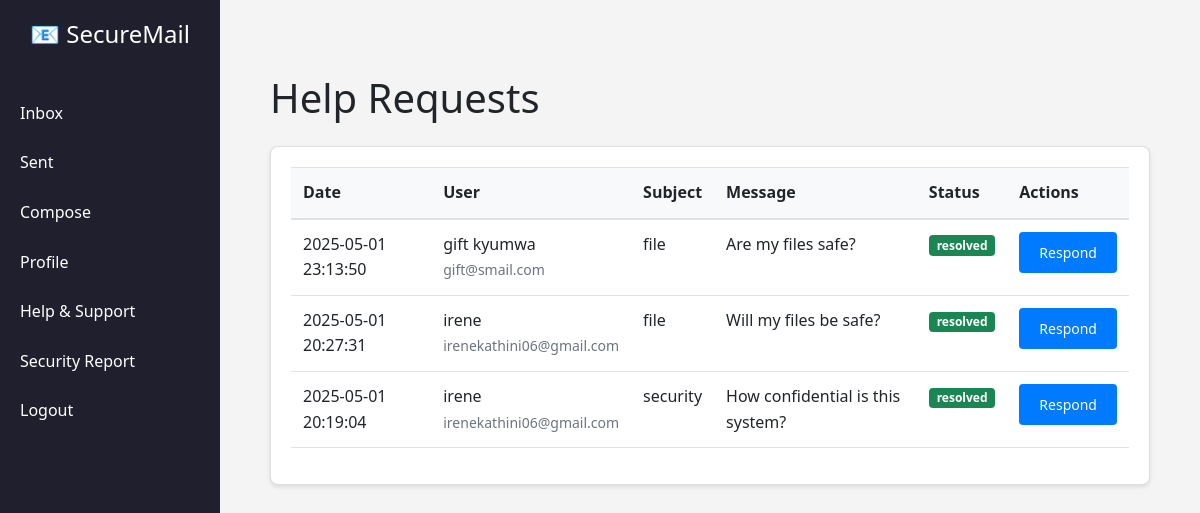
The app's page /admin/help_requests (signed in), older data.
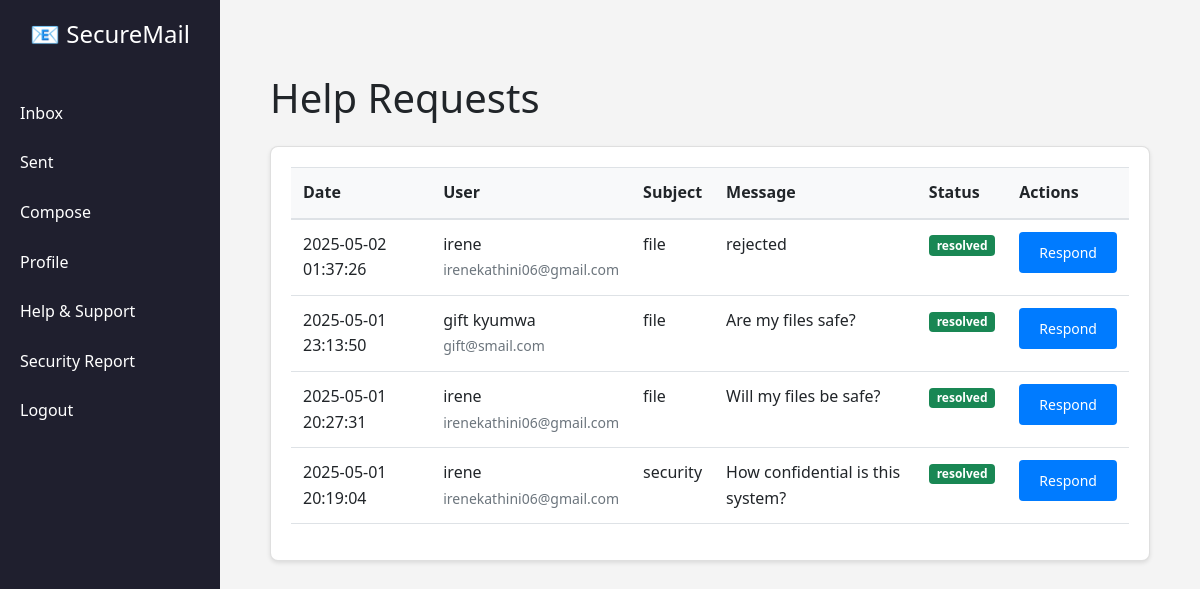
The same page, newer data.
### tables this page shows
CREATE TABLE help_requests (
                id INTEGER PRIMARY KEY AUTOINCREMENT,
                user_id INTEGER NOT NULL,
                subject TEXT NOT NULL,
                message TEXT NOT NULL,
                status TEXT DEFAULT 'pending',
                admin_response TEXT,
                created_at DATETIME DEFAULT CURRENT_TIMESTAMP,
                updated_at DATETIME DEFAULT CURRENT_TIMESTAMP,
                FOREIGN KEY (user_id) REFERENCES users(id)
            );

CREATE TABLE users (
                id INTEGER PRIMARY KEY AUTOINCREMENT,
                fullname TEXT NOT NULL,
                email TEXT NOT NULL UNIQUE,
                password TEXT NOT NULL,
                is_admin BOOLEAN DEFAULT FALSE,
                is_approved BOOLEAN DEFAULT FALSE,
                profile_picture TEXT,
                bio TEXT,
                created_at DATETIME DEFAULT CURRENT_TIMESTAMP,
                last_updated DATETIME DEFAULT CURRENT_TIMESTAMP
            );

### app.py (the view)
@app.route('/admin/help_requests')
@admin_required
def admin_help_requests():
    try:
        conn = sqlite3.connect(DB_NAME)
        conn.row_factory = sqlite3.Row
        c = conn.cursor()
        c.execute('''
            SELECT hr.*, u.fullname, u.email
            FROM help_requests hr
            JOIN users u ON hr.user_id = u.id
            ORDER BY hr.created_at DESC
        ''')
        help_requests = c.fetchall()
        conn.close()
        return render_template('admin/help_requests.html', help_requests=help_requests)
    except Exception as e:
        print("Admin help requests error:", str(e))
        return render_template('admin/help_requests.html', help_requests=[])

### app.py (called while the page is built)
@login_manager.user_loader
def load_user(user_id):
    return User.get(int(user_id))

def admin_required(f):
    @wraps(f)
    def decorated_function(*args, **kwargs):
        print(f"Admin required decorator called for {f.__name__}")
        print(f"Current user: {current_user}")
        print(f"Current user is authenticated: {current_user.is_authenticated}")
        if not current_user.is_authenticated:
            print("User not authenticated, redirecting to login")
            return redirect(url_for('login_page'))
        if not getattr(current_user, 'is_admin', False):
            print("User not authorized as admin, redirecting to login")
            return redirect(url_for('login_page'))
        return f(*args, **kwargs)
    return decorated_function

### templates/admin/help_requests.html (shortened to what this page needs)
{% extends "base.html" %}
{% block content %}
<div class="container mt-4">
    <h1 class="mb-4">Help Requests</h1>
    <div class="card">
        <div class="card-body">
            {% if help_requests %}
                <div class="table-responsive">
                    <table class="table">
                        <thead>
                            <tr>
                                <th>Date</th>
                                <th>User</th>
                                <th>Subject</th>
                                <th>Message</th>
                                <th>Status</th>
                                <th>Actions</th>
                            </tr>
                        </thead>
                        <tbody>
                            {% for request in help_requests %}
                                <tr>
                                    <td>{{ request.created_at }}</td>
                                    <td>
                                        {{ request.fullname }}<br>
                                        <small class="text-muted">{{ request.email }}</small>
                                    </td>
                                    <td>{{ request.subject }}</td>
                                    <td>{{ request.message }}</td>
                                    <td>
                                        <span class="badge {% if request.status == 'pending' %}bg-warning{% elif request.status == 'resolved' %}bg-success{% else %}bg-info{% endif %}">
                                            {{ request.status }}
                                        </span>
                                    </td>
                                    <td>
                                        <button class="btn btn-sm btn-primary respond-request"
                                                data-id="{{ request.id }}"
                                                data-subject="{{ request.subject }}"
                                                data-message="{{ request.message }}"
                                                data-response="{{ request.admin_response or '' }}"
                                                data-status="{{ request.status }}">
                                            Respond
                                        </button>
                                    </td>
                                </tr>
                            {% endfor %}
                        </tbody>
                    </table>
                </div>
            {% else %}
                <p class="text-muted">No help requests available.</p>
            {% endif %}
        </div>
    </div>
</div>
{% endblock %}

Row changes from the older to the newer data that the page shows:
added help_requests: created_at "2025-05-02 01:37:26", fullname "irene", email "irenekathini06@gmail.com", subject "file", message "rejected", status "resolved"
